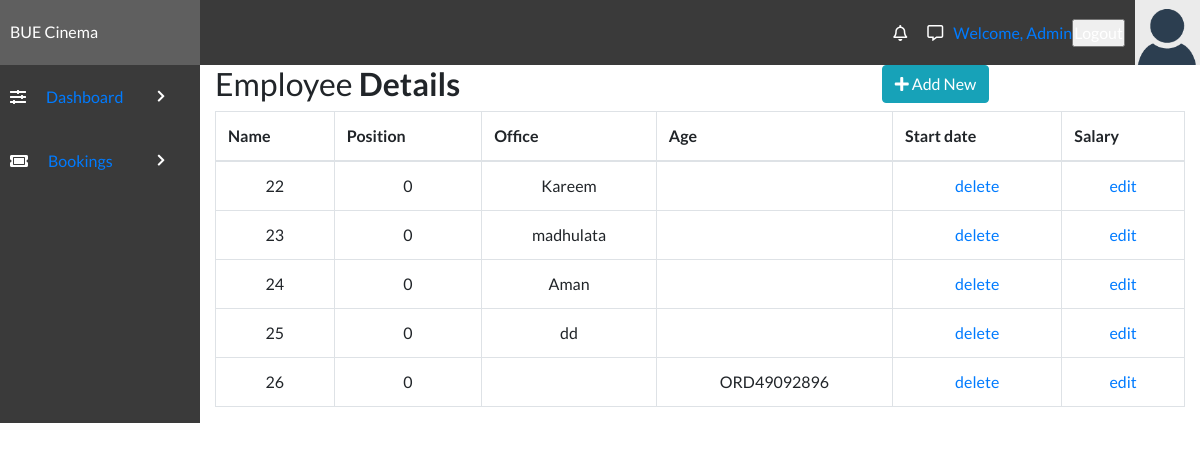
Page /admin/view.php (signed in) on the earlier database version.
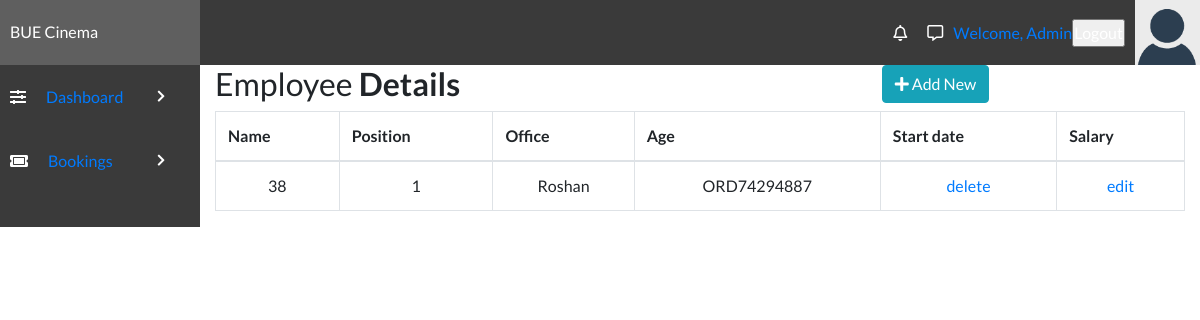
Same page on the later database version.
### tables this page shows
CREATE TABLE `bookingtable` (
  `bookingID` int(11) NOT NULL,
  `movieID` int(11) DEFAULT NULL,
  `bookingTheatre` varchar(100) NOT NULL,
  `bookingType` varchar(100) DEFAULT NULL,
  `bookingDate` varchar(50) NOT NULL,
  `bookingTime` varchar(50) NOT NULL,
  `bookingFName` varchar(100) NOT NULL,
  `bookingLName` varchar(100) DEFAULT NULL,
  `bookingPNumber` varchar(12) NOT NULL,
  `bookingEmail` varchar(255) NOT NULL,
  `ORDERID` varchar(255) NOT NULL
);

### admin/view.php (the view, shortened to what this page needs)
<!DOCTYPE html>
<html lang="en">
<head>
    <link rel="stylesheet" href="../style/styles.css">
    <link rel="stylesheet" href="https://use.fontawesome.com/releases/v5.7.2/css/all.css">
    <link rel="stylesheet" href="https://cdnjs.cloudflare.com/ajax/libs/twitter-bootstrap/4.5.2/css/bootstrap.css">
    <link rel="stylesheet" href="https://cdn.datatables.net/1.10.22/css/dataTables.bootstrap4.min.css">
</head>
<body>
    <div class="admin-section-header">
        <div class="admin-logo">
            BUE Cinema
        </div>
        <div class="admin-login-info">
            <i class="far fa-bell admin-notification-button"></i>
            <i class="far fa-comment-alt"></i>
            <a href="#">Welcome, Admin</a>
            <form method='post' action="">
                <input type="submit" value="Logout" name="but_logout">
            </form>
            <img class="admin-user-avatar" src="../img/avatar.png" alt="">
        </div>
    </div>
    <div class="admin-container">
        <div class="admin-section admin-section1 ">
            <ul>
                <li><i class="fas fa-sliders-h"></i><a href="admin.php">Dashboard </a><i class="fas admin-dropdown fa-chevron-right"></i></li>
                <li><i class="fas fa-ticket-alt"></i><a href="view.php">Bookings</a> <i class="fas admin-dropdown fa-chevron-right"></i></li>
            </ul>
        </div>
        <div class="container-lg">
            <div class="table-responsive">
                <div class="table-wrapper">
                    <div class="table-title">
                        <div class="row">
                            <div class="col-sm-8">
                                <h2>Employee <b>Details</b></h2>
                            </div>
                            <div class="col-sm-4">
                                <button type="button" class="btn btn-info add-new"><i class="fa fa-plus"></i> Add New</button>
                            </div>
                        </div>
                    </div>
                    <table class="table table-bordered" id="dataTable" width="100%" cellspacing="0">
                        <tr>
                            <th>Name</th>
                            <th>Position</th>
                            <th>Office</th>
                            <th>Age</th>
                            <th>Start date</th>
                            <th>Salary</th>
                        </tr>
                        <tbody>
                            <?php
                            $host = "localhost";
                            $user = "root";
                            $password = "";
                            $dbname = "cinema_db";
                            $con = mysqli_connect($host, $user, $password, $dbname);
                            $select = "SELECT * FROM `bookingtable`";
                            $run = mysqli_query($con, $select);
                            while ($row = mysqli_fetch_array($run)) {
                                $bookingid = $row['bookingID'];
                                $movieID = $row['movieID'];
                                $bookingFName = $row['bookingFName'];
                                $ORDERID = $row['ORDERID'];
                            ?>
                                <tr align="center">
                                    <td><?php echo $bookingid; ?></td>
                                    <td><?php echo $movieID; ?></td>
                                    <td><?php echo $bookingFName; ?></td>
                                    <td><?php echo $ORDERID; ?></td>
                                    <td><?php echo  "<a href='deleteBooking.php?id=" . $row['bookingID'] . "'>delete</a>"; ?></td>
                                    <td><?php echo  "<a href='editBooking.php?id=" . $row['bookingID'] . "'>edit</a>"; ?></td>
                                </tr>
                            <?php }
                            ?>
                        </tbody>
                    </table>
                </div>
            </div>
        </div>
    </div>
</body>
</html>

### style/styles.css (style rules this page uses)
* { margin: 0; padding: 0; box-sizing: border-box; font-family: "Lato", sans-serif; text-decoration: none; color: unset; }
.admin-dropdown { float: right; font-style: normal; margin-left: 3px; font-size: 13px; position: absolute; right: 15px; top: 25px; margin: 0; }
.admin-section-header { color: #fff; width: 100%; background-color: #3a3a3a; display: grid; grid-template-columns: 1fr 5fr; }
.admin-user-avatar { width: 65px; }
.admin-login-info { display: flex; align-items: center; justify-content: flex-end; }
.admin-login-info i { margin: 0 10px; cursor: pointer; }
.admin-login-info img { margin-left: 10px; }
.admin-logo { padding: 20px 10px; background-color: #5f5f5f; }
.admin-container { display: grid; grid-template-columns: 1fr 5fr; }
.admin-section1 { background-color: #3a3a3a; height: 100%; }
.admin-section1 ul li { width: 100%; padding: 20px 10px; background-color: #3a3a3a; color: #fff; transition: all 0.3s ease; position: relative; cursor: pointer; }
.admin-section1 ul li i { margin-right: 20px; }

Differences in the rows shown:
removed bookingtable: bookingID "22", movieID "0", bookingFName "Kareem"
removed bookingtable: bookingID "23", movieID "0", bookingFName "madhulata"
removed bookingtable: bookingID "24", movieID "0", bookingFName "Aman"
removed bookingtable: bookingID "25", movieID "0", bookingFName "dd"
removed bookingtable: bookingID "26", movieID "0", ORDERID "ORD49092896"
added bookingtable: bookingID "38", movieID "1", bookingFName "Roshan", ORDERID "ORD74294887"
